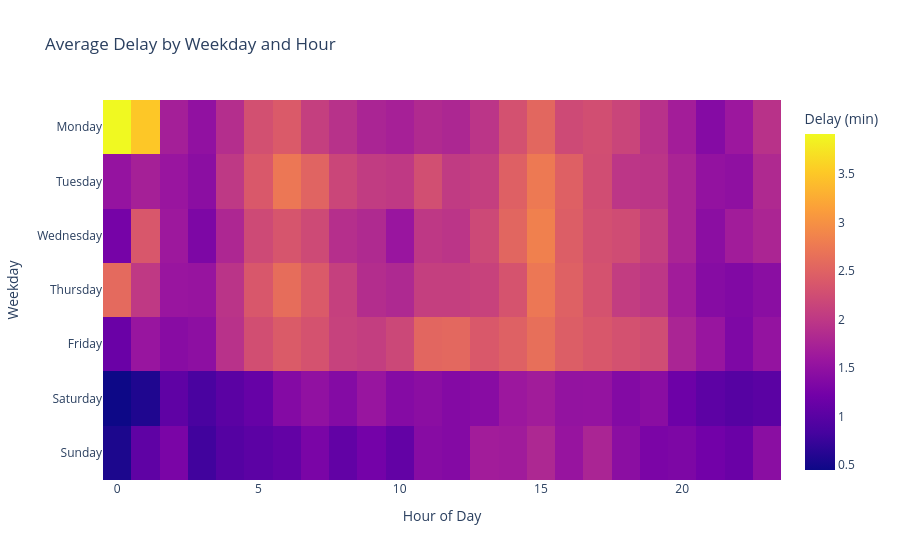

The cell this chart's notebook holds for it:
### Code cell
fig = px.imshow(
    heatmap_data,
    aspect="auto",
    title="Average Delay by Weekday and Hour",
    labels={
        "x": "Hour of Day",
        "y": "Weekday",
        "color": "Delay (min)"
    }
)

fig.show()

### Figure 1 — Plotly figure (JSON) as saved in the notebook; plotly's stock layout.template omitted (floating-point values rounded to 4 significant figures; data arrays with more than 128 entries replaced by an {"elided": "..."} marker saying what was removed)
{"data": [{"coloraxis": "coloraxis", "hovertemplate": "Hour of Day: %{x}<br>Weekday: %{y}<br>Delay (min): %{z}<extra></extra>", "name": "0", "type": "heatmap", "x": [0.0, 1.0, 2.0, 3.0, 4.0, 5.0, 6.0, 7.0, 8.0, 9.0, 10.0, 11.0, 12.0, 13.0, 14.0, 15.0, 16.0, 17.0, 18.0, 19.0, 20.0, 21.0, 22.0, 23.0], "xaxis": "x", "y": ["Monday", "Tuesday", "Wednesday", "Thursday", "Friday", "Saturday", "Sunday"], "yaxis": "y", "z": {"elided": "7x24 float values"}}], "layout": {"coloraxis": {"colorbar": {"title": {"text": "Delay (min)"}}, "colorscale": [[0, "#0d0887"], [0.1111, "#46039f"], [0.2222, "#7201a8"], [0.3333, "#9c179e"], [0.4444, "#bd3786"], [0.5556, "#d8576b"], [0.6667, "#ed7953"], [0.7778, "#fb9f3a"], [0.8889, "#fdca26"], [1, "#f0f921"]]}, "title": {"text": "Average Delay by Weekday and Hour"}, "xaxis": {"anchor": "y", "domain": [0, 1], "title": {"text": "Hour of Day"}}, "yaxis": {"anchor": "x", "autorange": "reversed", "domain": [0, 1], "title": {"text": "Weekday"}}}}
